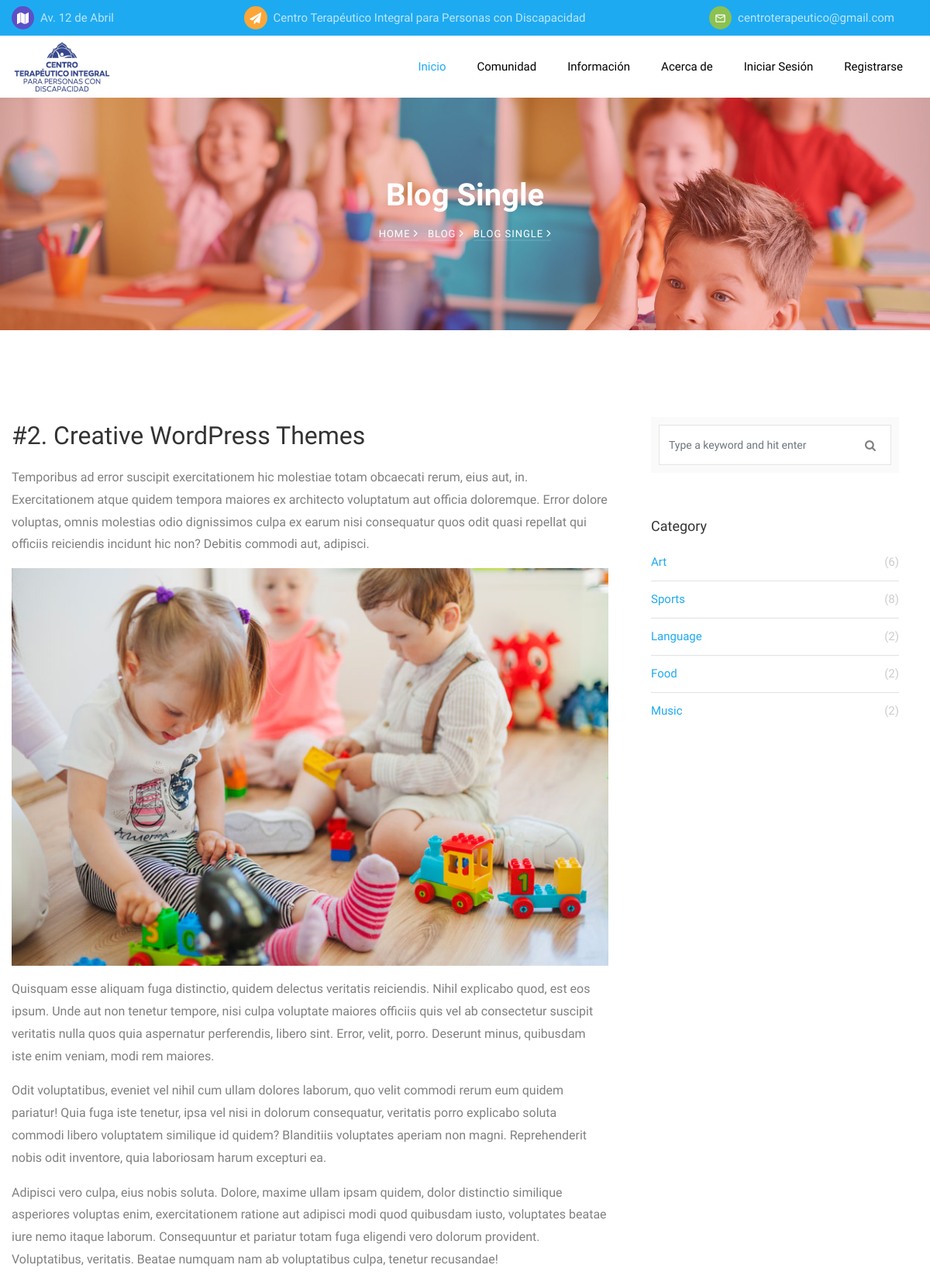
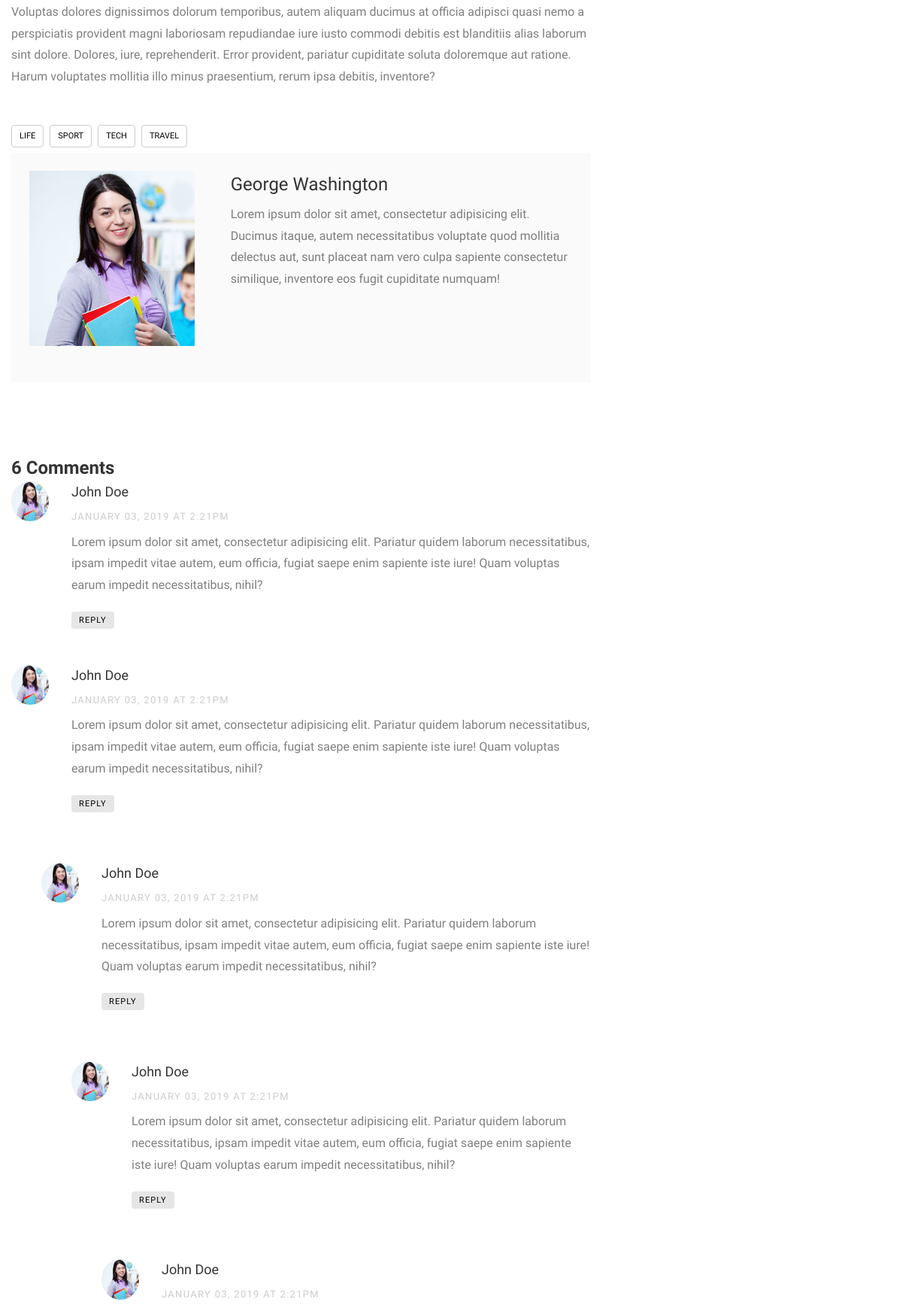
The page /report.html (upper part) on the database its author committed (2 pictures, top to bottom).
### website/models.py (models this page shows)
class Therapeutic_center(models.Model):
    name = models.CharField(max_length=100)
    direction = models.ForeignKey('Direction', on_delete=models.DO_NOTHING, null=True)
    phone_number_1 = models.PositiveIntegerField()
    phone_number_2 = models.PositiveIntegerField()
    email = models.EmailField(max_length=250)
    bank_name = models.CharField(max_length=100)
    bank_account = models.CharField(max_length=10)
    bank_id_card = models.CharField(max_length=10)

class Direction(models.Model):
    main_street = models.CharField(max_length=250)
    secondary_street = models.CharField(max_length=250, null=True)
    house_number = models.CharField(max_length=5, null=True)
    reference = models.TextField()

### website/views.py (the view)
# urls.py: path('report.html', views.report, name='report'),
def report(request):
    return render(request, 'report.html', {'center_data':center_data})

### templates/report.html (shortened to what this page needs)
<!DOCTYPE html>
<html lang="en">
<head>
    {% include 'includes/head.html'%} {% block head %} {% endblock %}
</head>
<body>
    {% include 'includes/header.html'%} {% block header %} {% endblock %} {% include 'includes/navbar.html'%} {% block navbar %} {% endblock %}
    <section class="hero-wrap hero-wrap-2" style="background-image: url('images/bg_2.jpg');">
        <div class="overlay"></div>
        <div class="container">
            <div class="row no-gutters slider-text align-items-center justify-content-center">
                <div class="col-md-9 ftco-animate text-center">
                    <h1 class="mb-2 bread">Blog Single</h1>
                    <p class="breadcrumbs"><span class="mr-2"><a href="index.html">Home <i class="ion-ios-arrow-forward"></i></a></span> <span class="mr-2"><a href="index.html">Blog <i class="ion-ios-arrow-forward"></i></a></span> <span>Blog Single <i class="ion-ios-arrow-forward"></i></span></p>
                </div>
            </div>
        </div>
    </section>
    <section class="ftco-section">
        <div class="container">
            <div class="row">
                <div class="col-lg-8 ftco-animate">
                    <h2 class="mb-3">#2. Creative WordPress Themes</h2>
                    <p>Temporibus ad error suscipit exercitationem hic molestiae totam obcaecati rerum, eius aut, in. Exercitationem atque quidem tempora maiores ex architecto voluptatum aut officia doloremque. Error dolore voluptas, omnis molestias odio
                        dignissimos culpa ex earum nisi consequatur quos odit quasi repellat qui officiis reiciendis incidunt hic non? Debitis commodi aut, adipisci.</p>
                    <p>
                        <img src="../static/website/images/image_2.jpg" alt="" class="img-fluid">
                    </p>
                    <p>Quisquam esse aliquam fuga distinctio, quidem delectus veritatis reiciendis. Nihil explicabo quod, est eos ipsum. Unde aut non tenetur tempore, nisi culpa voluptate maiores officiis quis vel ab consectetur suscipit veritatis nulla
                        quos quia aspernatur perferendis, libero sint. Error, velit, porro. Deserunt minus, quibusdam iste enim veniam, modi rem maiores.</p>
                    <p>Odit voluptatibus, eveniet vel nihil cum ullam dolores laborum, quo velit commodi rerum eum quidem pariatur! Quia fuga iste tenetur, ipsa vel nisi in dolorum consequatur, veritatis porro explicabo soluta commodi libero voluptatem similique
                        id quidem? Blanditiis voluptates aperiam non magni. Reprehenderit nobis odit inventore, quia laboriosam harum excepturi ea.</p>
                    <p>Adipisci vero culpa, eius nobis soluta. Dolore, maxime ullam ipsam quidem, dolor distinctio similique asperiores voluptas enim, exercitationem ratione aut adipisci modi quod quibusdam iusto, voluptates beatae iure nemo itaque laborum.
                        Consequuntur et pariatur totam fuga eligendi vero dolorum provident. Voluptatibus, veritatis. Beatae numquam nam ab voluptatibus culpa, tenetur recusandae!</p>
                    <p>Voluptas dolores dignissimos dolorum temporibus, autem aliquam ducimus at officia adipisci quasi nemo a perspiciatis provident magni laboriosam repudiandae iure iusto commodi debitis est blanditiis alias laborum sint dolore. Dolores,
                        iure, reprehenderit. Error provident, pariatur cupiditate soluta doloremque aut ratione. Harum voluptates mollitia illo minus praesentium, rerum ipsa debitis, inventore?</p>
                    <div class="tag-widget post-tag-container mb-5 mt-5">
                        <div class="tagcloud">
                            <a href="#" class="tag-cloud-link">Life</a>
                            <a href="#" class="tag-cloud-link">Sport</a>
                            <a href="#" class="tag-cloud-link">Tech</a>
                            <a href="#" class="tag-cloud-link">Travel</a>
                        </div>
                    </div>
                    <div class="about-author d-flex p-4 bg-light">
                        <div class="bio mr-5">
                            <img src="../static/website/images/teacher-1.jpg" alt="Image placeholder" class="img-fluid mb-4">
                        </div>
                        <div class="desc">
                            <h3>George Washington</h3>
                            <p>Lorem ipsum dolor sit amet, consectetur adipisicing elit. Ducimus itaque, autem necessitatibus voluptate quod mollitia delectus aut, sunt placeat nam vero culpa sapiente consectetur similique, inventore eos fugit cupiditate
                                numquam!
                            </p>
                        </div>
                    </div>
                    <div class="pt-5 mt-5">
                        <h3 class="mb-5 h4 font-weight-bold">6 Comments</h3>
                        <ul class="comment-list">
                            <li class="comment">
                                <div class="vcard bio">
                                    <img src="../static/website/images/teacher-1.jpg" alt="Image placeholder">
                                </div>
                                <div class="comment-body">
                                    <h3>John Doe</h3>
                                    <div class="meta mb-2">January 03, 2019 at 2:21pm</div>
                                    <p>Lorem ipsum dolor sit amet, consectetur adipisicing elit. Pariatur quidem laborum necessitatibus, ipsam impedit vitae autem, eum officia, fugiat saepe enim sapiente iste iure! Quam voluptas earum impedit necessitatibus,
                                        nihil?
                                    </p>
                                    <p><a href="#" class="reply">Reply</a></p>
                                </div>
                            </li>
                            <li class="comment">
                                <div class="vcard bio">
                                    <img src="../static/website/images/teacher-1.jpg" alt="Image placeholder">
                                </div>
                                <div class="comment-body">
                                    <h3>John Doe</h3>
                                    <div class="meta mb-2">January 03, 2019 at 2:21pm</div>
                                    <p>Lorem ipsum dolor sit amet, consectetur adipisicing elit. Pariatur quidem laborum necessitatibus, ipsam impedit vitae autem, eum officia, fugiat saepe enim sapiente iste iure! Quam voluptas earum impedit necessitatibus,
                                        nihil?
                                    </p>
                                    <p><a href="#" class="reply">Reply</a></p>
                                </div>
                                <ul class="children">
                                    <li class="comment">
                                        <div class="vcard bio">
                                            <img src="../static/website/images/teacher-1.jpg" alt="Image placeholder">
                                        </div>
                                        <div class="comment-body">
                                            <h3>John Doe</h3>
                                            <div class="meta mb-2">January 03, 2019 at 2:21pm</div>
                                            <p>Lorem ipsum dolor sit amet, consectetur adipisicing elit. Pariatur quidem laborum necessitatibus, ipsam impedit vitae autem, eum officia, fugiat saepe enim sapiente iste iure! Quam voluptas earum impedit necessitatibus,
                                                nihil?
                                            </p>
                                            <p><a href="#" class="reply">Reply</a></p>
                                        </div>
                                        <ul class="children">
                                            <li class="comment">
                                                <div class="vcard bio">
                                                    <img src="../static/website/images/teacher-1.jpg" alt="Image placeholder">
                                                </div>
                                                <div class="comment-body">
                                                    <h3>John Doe</h3>
                                                    <div class="meta mb-2">January 03, 2019 at 2:21pm</div>
                                                    <p>Lorem ipsum dolor sit amet, consectetur adipisicing elit. Pariatur quidem laborum necessitatibus, ipsam impedit vitae autem, eum officia, fugiat saepe enim sapiente iste iure! Quam voluptas earum impedit
                                                        necessitatibus, nihil?</p>
                                                    <p><a href="#" class="reply">Reply</a></p>
                                                </div>
                                                <ul class="children">
                                                    <li class="comment">
                                                        <div class="vcard bio">
                                                            <img src="../static/website/images/teacher-1.jpg" alt="Image placeholder">
                                                        </div>
                                                        <div class="comment-body">
                                                            <h3>John Doe</h3>
                                                            <div class="meta mb-2">January 03, 2019 at 2:21pm</div>
                                                        </div>
                                                    </li>
                                                </ul>
                                            </li>
                                        </ul>
                                    </li>
                                </ul>
                            </li>
                        </ul>
                    </div>
                </div>
                <div class="col-lg-4 sidebar ftco-animate">
                    <div class="sidebar-box">
                        <form action="#" class="search-form">
                            <div class="form-group">
                                <span class="icon icon-search"></span>
                                <input type="text" class="form-control" placeholder="Type a keyword and hit enter">
                            </div>
                        </form>
                    </div>
                    <div class="sidebar-box ftco-animate">
                        <h3>Category</h3>
                        <ul class="categories">
                            <li><a href="#">Art <span>(6)</span></a></li>
                            <li><a href="#">Sports <span>(8)</span></a></li>
                            <li><a href="#">Language <span>(2)</span></a></li>
                            <li><a href="#">Food <span>(2)</span></a></li>
                            <li><a href="#">Music <span>(2)</span></a></li>
                        </ul>
                    </div>
                </div>
            </div>
        </div>
    </section>
</body>
</html>

### templates/includes/header.html (shortened to what this page needs)
<div class="py-2 bg-primary">
    <div class="container">
        <div class="row no-gutters d-flex align-items-start align-items-center px-3 px-md-0">
            <div class="col-lg-12 d-block">
                <div class="row d-flex">
                    <div class="col-md-5 pr-4 d-flex topper align-items-center width-25">
                        <div class="icon bg-fifth mr-2 d-flex justify-content-center align-items-center"><span class="icon-map"></span></div>
                        <span class="text">{{ center_data.direction.main_street }}</span>
                    </div>
                    <div class="col-md pr-4 d-flex topper align-items-center width-50">
                        <div class="icon bg-secondary mr-2 d-flex justify-content-center align-items-center"><span class="icon-paper-plane"></span></div>
                        <span class="text"><a class="text" class="nav-link">{{ center_data.name }}</a></span>
                    </div>
                    <div class="col-md pr-4 d-flex topper align-items-center width-25">
                        <div class="icon bg-tertiary mr-2 d-flex justify-content-center align-items-center"><span class="icon-mail_outline"></span></div>
                        <span class="text"><a class="text" class="nav-link">{{ center_data.email }}</a></span>
                    </div>
                </div>
            </div>
        </div>
    </div>
</div>

### static/website/css/icomoon.css (style rules this page uses)
[class^="icon-"], [class*=" icon-"] { font-family: 'icomoon' !important; speak: none; font-style: normal; font-weight: normal; font-variant: normal; text-transform: none; line-height: 1; -webkit-font-smoothing: antialiased; -moz-osx-font-smoothing: grayscale; }
.icon-search:before { content: "\f002"; }
.icon-paper-plane:before { content: "\f1d8"; }
.icon-map:before { content: "\f279"; }
.icon-mail_outline:before { content: "\e0e1"; }

### templates/includes/header.html (style rules this page uses)
.width-25 { max-width: 25%; }

### templates/includes/navbar.html (style rules this page uses)
.mb-5, .my-5 { margin-bottom: 0px !important; }

### rows shown on the page
Therapeutic_center: direction.main_street "Av. 12 de Abril", name "Centro Terapéutico Integral para Personas con Discapacidad", email "centroterapeutico@gmail.com"
